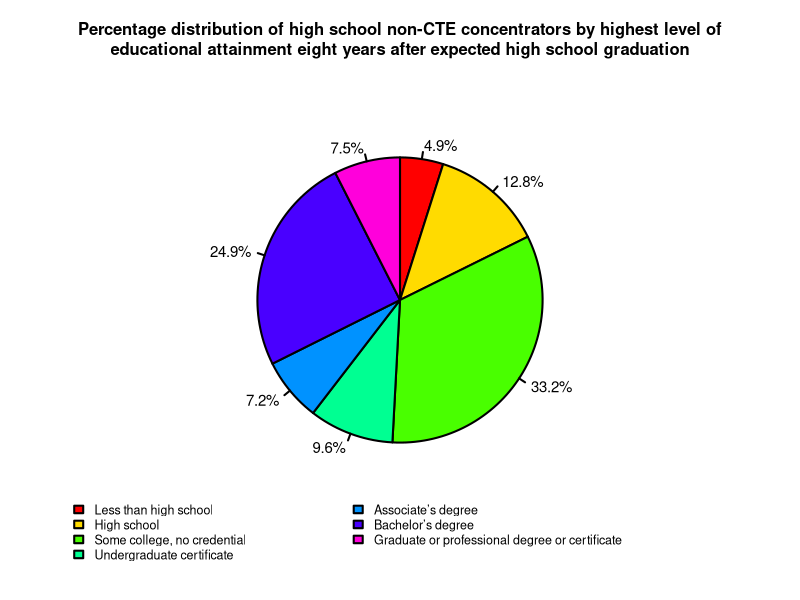
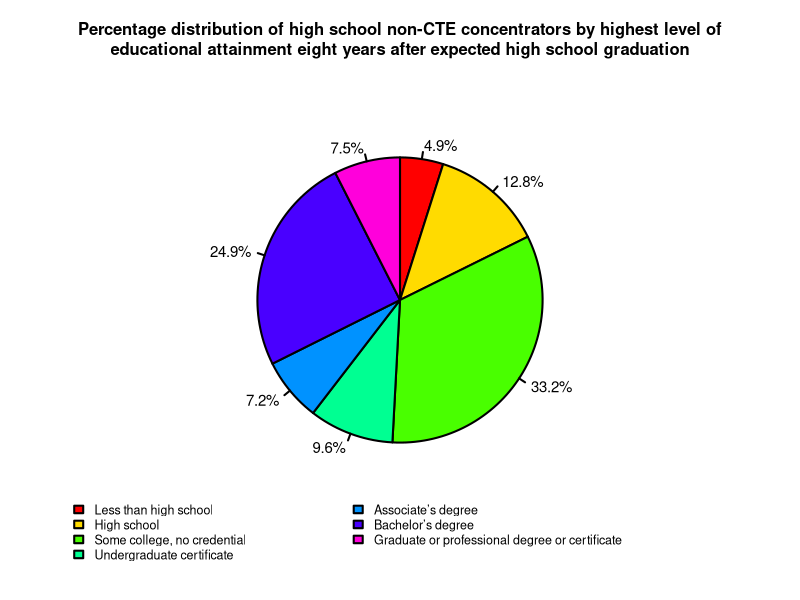

Write the R code that produced these figures, in order.
## ---- chunk 1
table6a <- read.table(file = "Table6a_Highest_education_NonCTE_concentrators.csv", 
               sep=",",
               header = TRUE,
               encoding="UTF-8", 
               col.names = c("characteristic2","pctNonCTEdistribution"))

## ---- chunk 2
table6a$pctNonCTEdistribution <- table6a$pctNonCTEdistribution*100
table6a
## ---- chunk 3
pie_values <- table6a$pctNonCTEdistribution
pie_labels <- table6a$characteristic2
pie_colors <- rainbow(length(pie_values))

title_text <- "Percentage distribution of high school non-CTE concentrators by highest level of\neducational attainment eight years after expected high school graduation"
## ---- chunk 4
par(mai=c(0.2,0.2,0.2,0.2), lwd=2)

pie(pie_values, labels = paste0(pie_values,"%"), col = pie_colors,
    radius = .55, cex = .9,
    clockwise = TRUE)

title(main = title_text, cex.main = 1, line = -1.75)

legend(x = -1.3, y = -.75, legend = pie_labels, fill = pie_colors, 
      cex = .75, bty = 'n', ncol = 2)
## ---- chunk 5
pdf("practice_piechart_key.pdf", width=6, height=4)

par(mai=c(0.2,0.2,0.2,0.2), lwd=2)

pie(pie_values, labels = paste0(pie_values,"%"), col = pie_colors,
    radius = .55, cex = .9,
    clockwise = TRUE)

title(main = title_text, cex.main = 1, line = -1.75)

legend(x = -1.3, y = -.75, legend = pie_labels, fill = pie_colors, 
      cex = .75, bty = 'n', ncol = 2)

dev.off()
